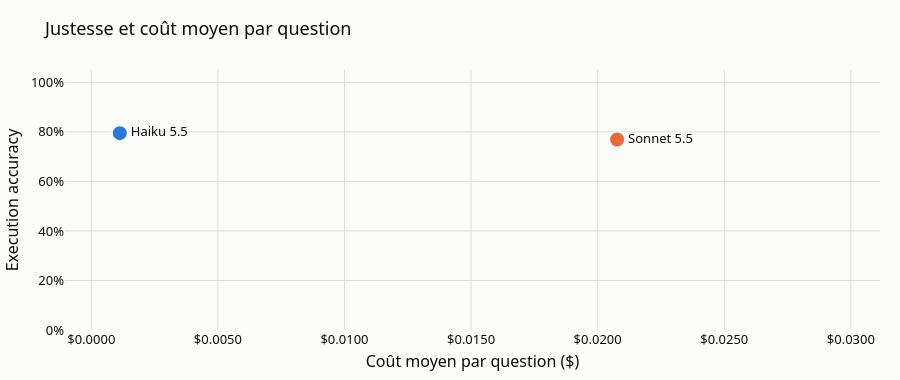

This figure's notebook cell:
### Code cell
fig = go.Figure()
for modele, ligne in resume1.iterrows():
    fig.add_scatter(
        x=[ligne["coût moyen / question ($)"]],
        y=[ligne["execution accuracy"]],
        mode="markers+text",
        name=modele,
        text=[modele],
        textposition="middle right",
        marker={"size": 16, "color": COULEURS.get(modele), "line": {"color": SURFACE, "width": 2}},
        hovertemplate=f"{modele}<br>%{{x:$.4f}} par question<br>%{{y:.1%}}<extra></extra>",
    )
cout_max = resume1["coût moyen / question ($)"].max()
fig.update_layout(
    title="Justesse et coût moyen par question",
    showlegend=False,
    height=380,
    xaxis_title="Coût moyen par question ($)",
    xaxis_tickformat="$.4f",
    xaxis_range=[-0.05 * cout_max, cout_max * 1.5] if cout_max > 0 else [0, 1],
    yaxis_title="Execution accuracy",
    yaxis_tickformat=".0%",
    yaxis_range=[0, 1.05],
)
fig.show()

### Figure 1 — Plotly figure (JSON) as saved in the notebook; plotly's stock layout.template omitted (floating-point values rounded to 4 significant figures)
{"data": [{"hovertemplate": "Haiku 5.5<br>%{x:$.4f} par question<br>%{y:.1%}<extra></extra>", "marker": {"color": "#2a78d6", "line": {"color": "#fcfcfb", "width": 2}, "size": 16}, "mode": "markers+text", "name": "Haiku 5.5", "text": ["Haiku 5.5"], "textposition": "middle right", "type": "scatter", "x": [0.001127], "y": [0.7949]}, {"hovertemplate": "Sonnet 5.5<br>%{x:$.4f} par question<br>%{y:.1%}<extra></extra>", "marker": {"color": "#eb6834", "line": {"color": "#fcfcfb", "width": 2}, "size": 16}, "mode": "markers+text", "name": "Sonnet 5.5", "text": ["Sonnet 5.5"], "textposition": "middle right", "type": "scatter", "x": [0.02077], "y": [0.7692]}], "layout": {"height": 380, "showlegend": false, "title": {"text": "Justesse et coût moyen par question"}, "xaxis": {"range": [-0.001038, 0.03115], "tickformat": "$.4f", "title": {"text": "Coût moyen par question ($)"}}, "yaxis": {"range": [0, 1.05], "tickformat": ".0%", "title": {"text": "Execution accuracy"}}}}
